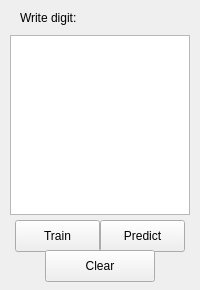
<?xml version="1.0" encoding="UTF-8"?>
<ui version="4.0">
 <class>form_neuralink</class>
 <widget class="QWidget" name="form_neuralink">
  <property name="geometry">
   <rect>
    <x>0</x>
    <y>0</y>
    <width>200</width>
    <height>290</height>
   </rect>
  </property>
  <property name="minimumSize">
   <size>
    <width>200</width>
    <height>290</height>
   </size>
  </property>
  <property name="maximumSize">
   <size>
    <width>200</width>
    <height>290</height>
   </size>
  </property>
  <property name="windowTitle">
   <string>Neuralink</string>
  </property>
  <property name="inputMethodHints">
   <set>Qt::ImhNone</set>
  </property>
  <widget class="QPushButton" name="pb_predict">
   <property name="geometry">
    <rect>
     <x>100</x>
     <y>220</y>
     <width>85</width>
     <height>32</height>
    </rect>
   </property>
   <property name="text">
    <string>Predict</string>
   </property>
  </widget>
  <widget class="QLabel" name="lb_number">
   <property name="geometry">
    <rect>
     <x>20</x>
     <y>10</y>
     <width>71</width>
     <height>16</height>
    </rect>
   </property>
   <property name="text">
    <string>Write digit:</string>
   </property>
  </widget>
  <widget class="QGraphicsView" name="gv_digit">
   <property name="geometry">
    <rect>
     <x>10</x>
     <y>35</y>
     <width>180</width>
     <height>180</height>
    </rect>
   </property>
   <property name="verticalScrollBarPolicy">
    <enum>Qt::ScrollBarAlwaysOff</enum>
   </property>
   <property name="horizontalScrollBarPolicy">
    <enum>Qt::ScrollBarAlwaysOff</enum>
   </property>
  </widget>
  <widget class="QPushButton" name="pb_train">
   <property name="geometry">
    <rect>
     <x>15</x>
     <y>220</y>
     <width>85</width>
     <height>32</height>
    </rect>
   </property>
   <property name="text">
    <string>Train</string>
   </property>
  </widget>
  <widget class="QPushButton" name="pb_clear">
   <property name="geometry">
    <rect>
     <x>45</x>
     <y>250</y>
     <width>110</width>
     <height>32</height>
    </rect>
   </property>
   <property name="text">
    <string>Clear</string>
   </property>
  </widget>
 </widget>
 <resources/>
 <connections/>
</ui>
